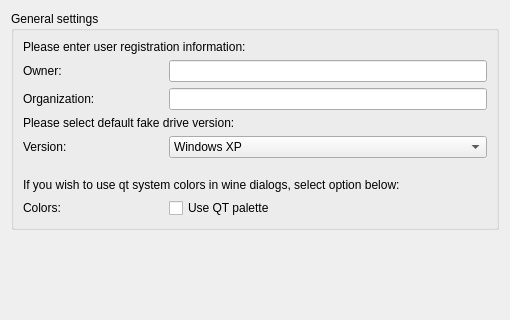
           <widget class="QWidget" name="widgetCreateFakeDrive0" native="true">
            <property name="geometry">
             <rect>
              <x>-1</x>
              <y>0</y>
              <width>510</width>
              <height>320</height>
             </rect>
            </property>
            <property name="autoFillBackground">
             <bool>true</bool>
            </property>
            <layout class="QVBoxLayout" name="verticalLayout_2">
             <item>
              <widget class="QGroupBox" name="groupBox_10">
               <property name="autoFillBackground">
                <bool>false</bool>
               </property>
               <property name="title">
                <string>General settings</string>
               </property>
               <layout class="QVBoxLayout" name="verticalLayout">
                <item>
                 <widget class="QLabel" name="label_10">
                  <property name="text">
                   <string>Please enter user registration information:</string>
                  </property>
                 </widget>
                </item>
                <item>
                 <widget class="QWidget" name="widget_34" native="true">
                  <layout class="QHBoxLayout" name="_40">
                   <property name="margin">
                    <number>0</number>
                   </property>
                   <item>
                    <widget class="QLabel" name="label_34">
                     <property name="minimumSize">
                      <size>
                       <width>140</width>
                       <height>0</height>
                      </size>
                     </property>
                     <property name="maximumSize">
                      <size>
                       <width>140</width>
                       <height>16777215</height>
                      </size>
                     </property>
                     <property name="text">
                      <string>Owner:</string>
                     </property>
                    </widget>
                   </item>
                   <item>
                    <widget class="QLineEdit" name="txtOwner">
                     <property name="enabled">
                      <bool>true</bool>
                     </property>
                     <property name="inputMask">
                      <string/>
                     </property>
                    </widget>
                   </item>
                  </layout>
                 </widget>
                </item>
                <item>
                 <widget class="QWidget" name="widget_35" native="true">
                  <layout class="QHBoxLayout" name="_41">
                   <property name="margin">
                    <number>0</number>
                   </property>
                   <item>
                    <widget class="QLabel" name="label_35">
                     <property name="minimumSize">
                      <size>
                       <width>140</width>
                       <height>0</height>
                      </size>
                     </property>
                     <property name="maximumSize">
                      <size>
                       <width>140</width>
                       <height>16777215</height>
                      </size>
                     </property>
                     <property name="text">
                      <string>Organization:</string>
                     </property>
                    </widget>
                   </item>
                   <item>
                    <widget class="QLineEdit" name="txtOrganization">
                     <property name="enabled">
                      <bool>true</bool>
                     </property>
                     <property name="inputMask">
                      <string/>
                     </property>
                    </widget>
                   </item>
                  </layout>
                 </widget>
                </item>
                <item>
                 <widget class="QLabel" name="label_36">
                  <property name="text">
                   <string>Please select default fake drive version:</string>
                  </property>
                 </widget>
                </item>
                <item>
                 <widget class="QWidget" name="widget_33" native="true">
                  <layout class="QHBoxLayout" name="_42">
                   <property name="margin">
                    <number>0</number>
                   </property>
                   <item>
                    <widget class="QLabel" name="label_33">
                     <property name="minimumSize">
                      <size>
                       <width>140</width>
                       <height>0</height>
                      </size>
                     </property>
                     <property name="maximumSize">
                      <size>
                       <width>140</width>
                       <height>16777215</height>
                      </size>
                     </property>
                     <property name="text">
                      <string>Version:</string>
                     </property>
                    </widget>
                   </item>
                   <item>
                    <widget class="QComboBox" name="comboFakeVersion">
                     <item>
                      <property name="text">
                       <string>Windows XP</string>
                      </property>
                     </item>
                     <item>
                      <property name="text">
                       <string>Windows 2008</string>
                      </property>
                     </item>
                     <item>
                      <property name="text">
                       <string>Windows Vista</string>
                      </property>
                     </item>
                     <item>
                      <property name="text">
                       <string>Windows 2003</string>
                      </property>
                     </item>
                     <item>
                      <property name="text">
                       <string>Windows 2000</string>
                      </property>
                     </item>
                     <item>
                      <property name="text">
                       <string>Windows ME</string>
                      </property>
                     </item>
                     <item>
                      <property name="text">
                       <string>Windows 98</string>
                      </property>
                     </item>
                     <item>
                      <property name="text">
                       <string>Windows 95</string>
                      </property>
                     </item>
                     <item>
                      <property name="text">
                       <string>Windows NT 4.0</string>
                      </property>
                     </item>
                     <item>
                      <property name="text">
                       <string>Windows NT 3.5</string>
                      </property>
                     </item>
                     <item>
                      <property name="text">
                       <string>Windows 3.1</string>
                      </property>
                     </item>
                     <item>
                      <property name="text">
                       <string>Windows 3.0</string>
                      </property>
                     </item>
                     <item>
                      <property name="text">
                       <string>Windows 2.0</string>
                      </property>
                     </item>
                    </widget>
                   </item>
                  </layout>
                 </widget>
                </item>
                <item>
                 <widget class="QLabel" name="label_37">
                  <property name="text">
                   <string>
If you wish to use qt system colors in wine dialogs, select option below:</string>
                  </property>
                  <property name="wordWrap">
                   <bool>true</bool>
                  </property>
                 </widget>
                </item>
                <item>
                 <widget class="QWidget" name="widget_36" native="true">
                  <layout class="QHBoxLayout" name="horizontalLayout">
                   <property name="spacing">
                    <number>6</number>
                   </property>
                   <property name="margin">
                    <number>0</number>
                   </property>
                   <item>
                    <widget class="QLabel" name="label_54">
                     <property name="minimumSize">
                      <size>
                       <width>140</width>
                       <height>0</height>
                      </size>
                     </property>
                     <property name="maximumSize">
                      <size>
                       <width>140</width>
                       <height>16777215</height>
                      </size>
                     </property>
                     <property name="text">
                      <string>Colors:</string>
                     </property>
                    </widget>
                   </item>
                   <item>
                    <widget class="QCheckBox" name="cbUseQtColors">
                     <property name="text">
                      <string>Use QT palette</string>
                     </property>
                    </widget>
                   </item>
                  </layout>
                 </widget>
                </item>
               </layout>
              </widget>
             </item>
             <item>
              <spacer>
               <property name="orientation">
                <enum>Qt::Vertical</enum>
               </property>
               <property name="sizeHint" stdset="0">
                <size>
                 <width>470</width>
                 <height>33</height>
                </size>
               </property>
              </spacer>
             </item>
            </layout>
           </widget>
